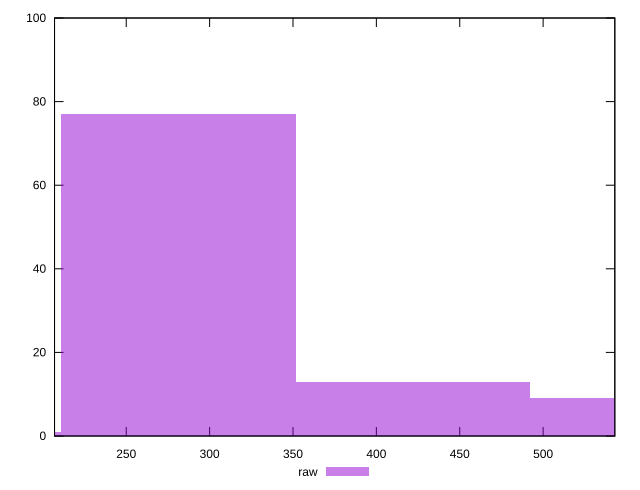

gnuplot code for this plot:
reset

$raw <<EOF
140.68480189902726 1
562.739207596109 9
422.0544056970818 13
281.3696037980545 77
EOF

set key outside below
set boxwidth 140.68480189902726
set xrange [207:543]
set yrange [0:100]
set trange [0:100]
set style fill transparent solid 0.5 noborder
set terminal svg size 640, 490 enhanced background rgb 'white'
set output "report_00019_2021-02-10T18-14-37.922Z//render-blocking-resources/samples/pages+cached+noadtech+nomedia/raw/histogram.svg"

plot $raw title "raw" with boxes

reset
